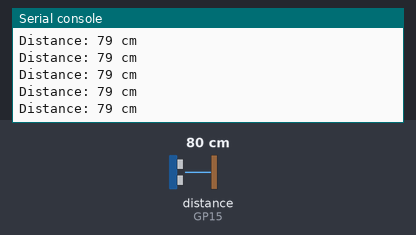
Simulated run of this program. Board: Raspberry Pi Pico running MicroPython. On the bench: the last lines printed to the serial console. The inputs (shaded band) are chosen by the test bench; at power-on: distance to the obstacle (sensor on GP15) 80 cm. The echo pulse lasts 58.3 µs per cm.

Above: at 1.2 s.
1.3 s: distance to the obstacle (sensor on GP15) set to 2 cm
At 1.38 s:
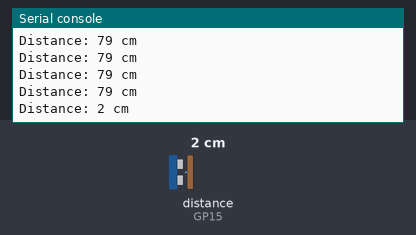
2.8 s: distance to the obstacle (sensor on GP15) set to 4 cm
At 2.89 s:
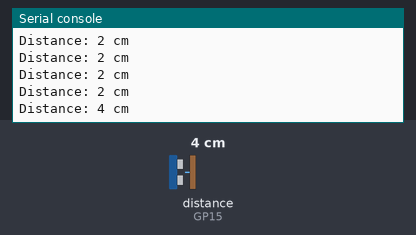
Timing chart, 0 to 5.8 s (numbered marks = the images above; inputs shaded):
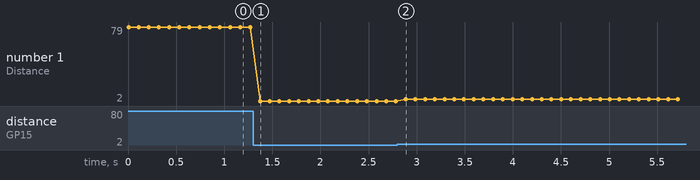

Measured:
- after the input at 1.3 s, the serial console: prints a new line after 0.07 s (image 1)
- after the input at 2.8 s, the serial console: prints a new line after 0.09 s (image 2)
- plotted number 1: 79 → 2 after the input at 1.3 s, 2 → 4 after the input at 2.8 s

The program:

distance.py
```python
"""
*****************************
* Developer: MJtronics
* Date: 2024-01-15
*****************************

Description:
This code measures the distance using an ultrasonic sensor and prints the result in centimeters.
The sensor cannot measure distances lower than 3cm.

Pin Configuration:
- Trigger Pin: GP14 (Output)
- Echo Pin: GP15 (Input)

"""

from machine import Pin, time_pulse_us
import utime

# Ultrasonic sensor pins
trigger_pin = Pin(14, Pin.OUT)
echo_pin = Pin(15, Pin.IN)

def measure_distance():
    # Trigger pulse to start measurement
    trigger_pin.off()
    utime.sleep_us(2)
    trigger_pin.on()
    utime.sleep_us(10)
    trigger_pin.off()

    # Measure the pulse width on the echo pin
    pulse_width = time_pulse_us(echo_pin, 1, 30000)  # 30ms timeout (max range)
    #speed of sound = 0.034 cm/us
    # Calculate distance in centimeters
    distance = pulse_width * 0.034 / 2 # division by 2 as we only need the time it takes to travel to the object

    return round(distance)


while True:

        distance_cm = measure_distance()
        print("Distance:", distance_cm, "cm")
        utime.sleep_ms(100)  # Adjust sleep duration as needed
```
